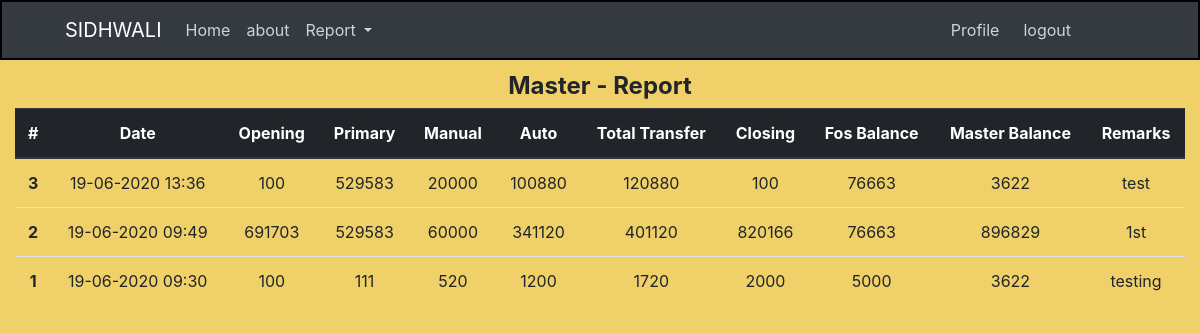
The page /home/master/master_report (signed in) on the database its author committed.
### crm/models.py (models this page shows, shortened)
class Master(db.Model):
    id = db.Column(db.Integer, primary_key=True)
    date = db.Column(db.DateTime, nullable=False, default=datetime.utcnow)
    open_bal = db.Column(db.Integer, nullable=False, default=0)
    primary = db.Column(db.Integer, nullable=False, default=0)
    manual_trans = db.Column(db.Integer, nullable=False, default=0)
    auto_trans = db.Column(db.Integer, nullable=False, default=0)
    closing = db.Column(db.Integer, nullable=False, default=0)
    total_trans = db.Column(db.Integer, default=0)
    fos_bal = db.Column(db.Integer, default=0)
    master_bal = db.Column(db.Integer, nullable=False, default=0)
    remarks = db.Column(db.Text, nullable=False)

### crm/routes.py (the view)
@app.route("/home/master/master_report")
@login_required
def master_report():
    master = Master.query.order_by(Master.date.desc())
    admin = "Admin"
    return render_template(
        "master_report.html", title="Report", master=master, admin=admin
    )

### crm/models.py (called while the page is built)
@login_manager.user_loader
def load_user(user_id):
    return User.query.get(int(user_id))

### crm/templates/master_report.html
{% extends "index.html" %}
{% block content  %}
<div class="container-fluid text-center mt-2">
   {% if current_user.username == admin %}
   <legend class="font-weight-bold mb-1">Master - Report</legend>
   <table class="table">
      <thead class="thead-dark">
         <tr>
            <th scope="col">#</th>
            <th scope="col">Date</th>
            <th scope="col">Opening</th>
            <th scope="col">Primary</th>
            <th scope="col">Manual</th>
            <th scope="col">Auto</th>
            <th scope="col">Total Transfer</th>
            <th scope="col">Closing</th>
            <th scope="col">Fos Balance</th>
            <th scope="col">Master Balance</th>
            <th scope="col">Remarks</th>
         </tr>
      </thead>
      <tbody>
         {% for master in master %}
         <tr>
            <th scope="row">{{ master.id }}</th>
            <td>{{ master.date.strftime("%d-%m-%Y %H:%M") }}</td>
            <td>{{ master.open_bal }}</td>
            <td>{{ master.primary }}</td>
            <td>{{ master.manual_trans }}</td>
            <td>{{ master.auto_trans }}</td>
            <td>{{ master.total_trans }}</td>
            <td>{{ master.closing }}</td>
            <td>{{ master.fos_bal }}</td>
            <td>{{ master.master_bal }}</td>
            <td>{{ master.remarks }}</td>
         </tr>
         {% endfor %}
      </tbody>
   </table>
   {% else %}
   <div class="content-section text-center mt-4">
      <h1><strong>You're Not Allowed</strong></h1>
   </div>
   {% endif %}
</div>
{% endblock content %}

### crm/static/main.css (style rules this page uses)
body { background-color: rgb(240, 208, 104); }

### rows shown on the page
Master: id "3", date "19-06-2020 13:36", open_bal "100", primary "529583", manual_trans "20000", auto_trans "100880", total_trans "120880", closing "100", fos_bal "76663", master_bal "3622", remarks "test"
Master: id "2", date "19-06-2020 09:49", open_bal "691703", primary "529583", manual_trans "60000", auto_trans "341120", total_trans "401120", closing "820166", fos_bal "76663", master_bal "896829", remarks "1st"
Master: id "1", date "19-06-2020 09:30", open_bal "100", primary "111", manual_trans "520", auto_trans "1200", total_trans "1720", closing "2000", fos_bal "5000", master_bal "3622", remarks "testing"
